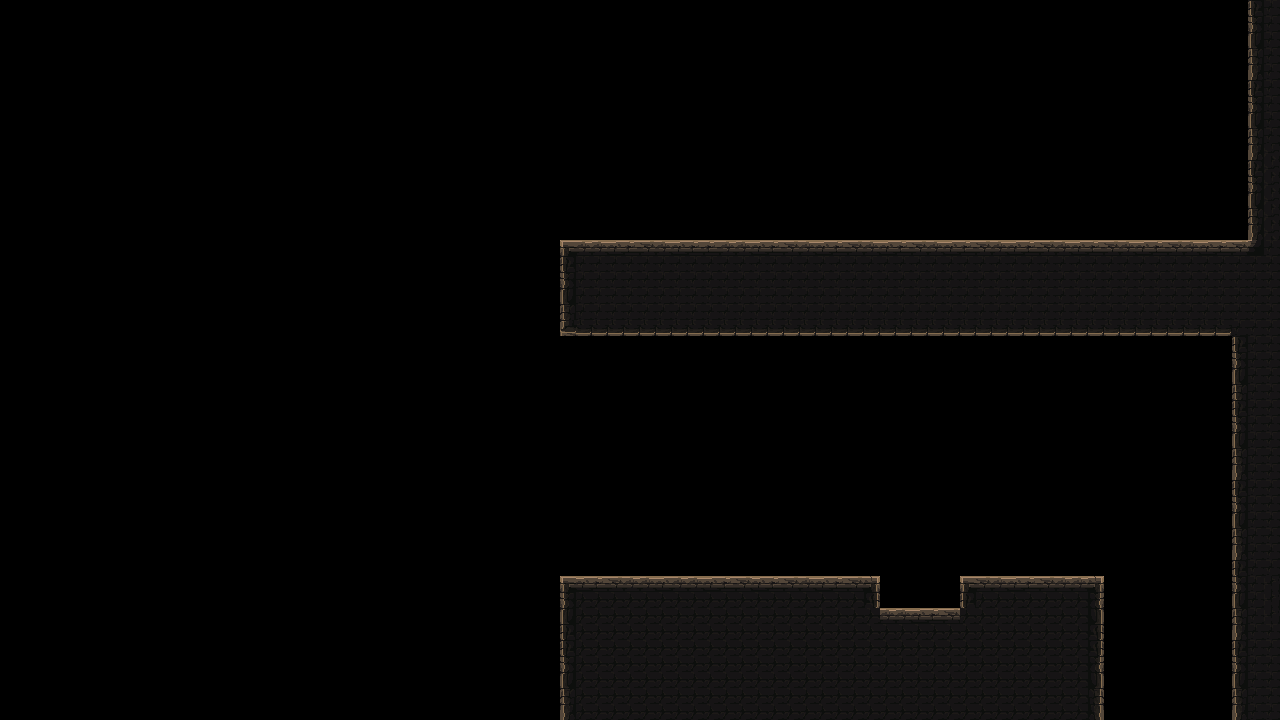

Tiled map render using the project's own tile images. Description and the map definition, with tile-layer contents summarised, below:
An orthogonal 80x45 tile map with 16x16 px tiles, 1 tile layer (platform).

<map version="1.4" tiledversion="1.4.3" orientation="orthogonal" renderorder="right-down" width="80" height="45" tilewidth="16" tileheight="16" infinite="0" nextlayerid="2" nextobjectid="1">
 <tileset firstgid="1" name="mainlevbuild_A" tilewidth="16" tileheight="16" tilecount="4096" columns="64">
  <image source="mainlevbuild_A.png" width="1024" height="1024" />
 </tileset>
 <layer id="1" name="platform" width="80" height="45">
  <data>[3600 cells, 668 non-empty, 23 distinct tile ids]</data>
 </layer>
</map>
